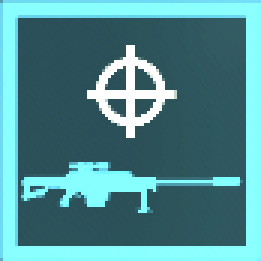
#> input picture automatic_stratagems/scanner/references/AntiMaterialRifle.png, 87 x 87 px (shown 3 times larger)
$ python -i icon_normalization.py   (imports and definitions only)
#> lines starting #> are read from the running program, lines starting #| are printed output that depends on the picture; after the words box and inside, x2 and y2 are one past the last pixel; in counts of white or black regions, pixels touching at a corner belong together
#> further down, picture is the input picture: PIL image 87x87 RGB; mean R, G, B 79.5, 139.4, 145.8
"""Normalize RGB Pillow images with OpenCV's 0..179 HSV hue scale."""
import cv2
import numpy as np
from PIL import Image

from .recognize.constants import (
    NORMALIZE_RIM_FRACTION, NORMALIZE_RIM_MIN, OCCLUSION_INTERIOR,
    STRETCH_RIM_FRACTION, STRETCH_RIM_MIN,
)

# Recognition keeps cyan distinct from the user-facing blue assignment filter.
NORMALIZED_RGB_BY_CATEGORY = {
    'red': (255, 0, 0),
    'yellow': (255, 255, 0),
    'green': (0, 255, 0),
    'cyan': (0, 255, 255),
}
_HUE_CATEGORIES = tuple(NORMALIZED_RGB_BY_CATEGORY)
_COMPUTE_FRAME_CATEGORY = object()


def normalize_icon(image, mission=False, *, frame_category=_COMPUTE_FRAME_CATEGORY):
    """Redraw a tile's glyph in its category color on black.

    A mission caller that already read ``icon_category(image, frame=True)`` from these exact
    pixels may pass it as frame_category, including None; by default it is read here.
    """
#> called with mission = False
    rgb = np.array(image.convert('RGB'))
    hsv = cv2.cvtColor(rgb, cv2.COLOR_RGB2HSV)
#> hsv: shape (87, 87, 3); mean H, S, V 89.9, 122, 145.8
    hue, saturation, value = (hsv[:, :, i] for i in range(3))
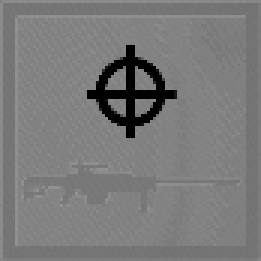
#> saturation: shape (87, 87) (shown 3 times larger); min 0, max 147, mean 122
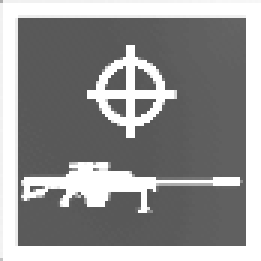
#> value: shape (87, 87) (shown 3 times larger); min 88, max 255, mean 145.8
    size = min(image.size)
#> size = 87
    rim = max(NORMALIZE_RIM_MIN, round(size * NORMALIZE_RIM_FRACTION))
#> rim = 6
    foreground = np.zeros(value.shape, bool)
    foreground[rim:-rim, rim:-rim] = True
    color_threshold = 60
    frame_hue = None
    if mission and frame_category is _COMPUTE_FRAME_CATEGORY:
        frame_category = icon_category(image, frame=True)
    if mission and frame_category is not None:
        strip = hsv[round(image.height * .2):round(image.height * .8),
                    max(1, round(image.width * .01)):max(3, round(image.width * .05))]
        frame_hue = float(np.median(strip[:, :, 0]))
        color_threshold = max(12, float(np.median(strip[:, :, 1])) * .5)
    colored = foreground & (saturation >= color_threshold) & (value > 90)
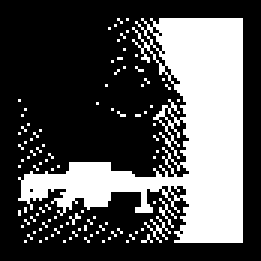
#> colored: shape (87, 87) bool (shown 3 times larger); 32.4% white; 101 white regions (99 under 20 px), largest, box (x1, y1, x2, y2) and area: (6, 6, 81, 81) 2275, (48, 72, 57, 81) 21
    if frame_hue is not None:
        distance = abs(hue.astype(float) - frame_hue)
        colored &= np.minimum(distance, 180 - distance) < 12
    # Prefer the brightest colored pixels over muted scenery behind the tile.
    if np.any(colored):
        peak = np.percentile(value[colored], 90)
#> peak = 255
        samples = hue[colored & (value >= peak * .90)]
#> samples = 402 values, max 96 at index 5, min 90 at index 0, mean 90.29
        dominant = frame_hue if frame_hue is not None else float(np.median(samples))
#> dominant = 90
        distance = abs(hue.astype(float) - dominant)
        colored &= (np.minimum(distance, 180 - distance) < 12) & (value >= peak * .85)
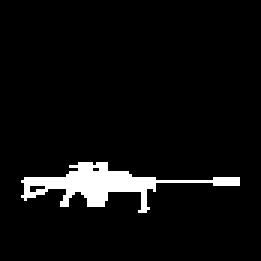
#> colored: shape (87, 87) bool (shown 3 times larger); 5.3% white; 1 white region, box (x1, y1, x2, y2) and area: (7, 54, 80, 71) 403
        family = (0 if dominant < 22 or dominant >= 165 else
                  1 if dominant < 38 else 2 if dominant < 78 else 3)
#> family = 3
        color = NORMALIZED_RGB_BY_CATEGORY[_HUE_CATEGORIES[family]]
#> color = (0, 255, 255)
    else:
        color = NORMALIZED_RGB_BY_CATEGORY['cyan']
    # Use a tile-relative white point so dim/tinted captures retain their glyphs.
    pale = foreground & (saturation < color_threshold)
#> pale: shape (87, 87) bool; 4.5% white; 1 white region, box (x1, y1, x2, y2) and area: (29, 15, 59, 46) 337
    white_level = np.percentile(value[pale], 98) if np.any(pale) else 255
#> white_level = 255
    white = pale & (value >= max(140, white_level * .87))
#> white: shape (87, 87) bool; 4.2% white; 1 white region, box (x1, y1, x2, y2) and area: (29, 15, 58, 46) 319
    if mission:
        # Quantity badges are external overlays, unlike the glyph's own details.
        edge = (saturation < color_threshold) & (value >= max(140, white_level * .87))
        if edge[round(image.height * .60):, -max(1, round(size * .035)):].mean() > .35:
            white[round(image.height * .60):, round(image.width * .80):] = False
            colored[round(image.height * .60):, round(image.width * .80):] = False
    yy, xx = np.indices(value.shape)
    corners = (np.minimum(xx, image.width - 1 - xx)
               + np.minimum(yy, image.height - 1 - yy)) < size * .28
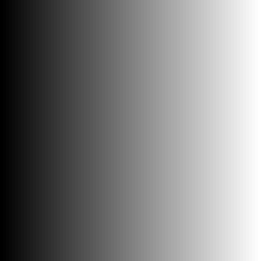
#> xx: shape (87, 87) int64 (shown 3 times larger); min 0, max 86, mean 43; drawn with min black and max white
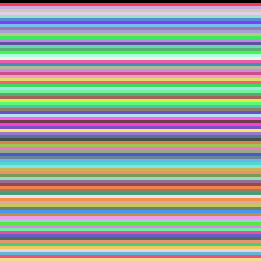
#> yy: shape (87, 87) int64 (shown 3 times larger); 87 distinct labels, from 0 to 86; one colour per label, 0 black
    # Yellow corner arrows are frame decoration, not stratagem artwork.
    if np.any(colored) and color == (255, 255, 0):
        colored[corners] = False
    output = np.zeros_like(rgb)
    output[colored] = color
    output[white] = 255
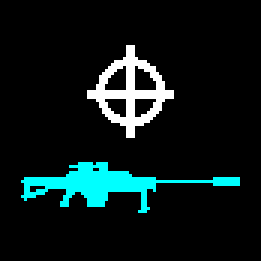
#> output: shape (87, 87, 3) (shown 3 times larger); mean of channels 0, 1, 2 10.7, 24.3, 24.3; drawn as R, G, B
    return Image.fromarray(output)


def icon_category(image, *, frame=False):
    """Read the color family independently of brightness and glyph shape."""
    rgb = np.array(image.convert('RGB'))
    if frame:
        width = image.width
        rgb = rgb[round(image.height * .2):round(image.height * .8),
                  max(1, round(width * .01)):max(3, round(width * .05))]
    hsv = cv2.cvtColor(rgb, cv2.COLOR_RGB2HSV)
    selected = (hsv[:, :, 1] >= (4 if frame else 15)) & (hsv[:, :, 2] >= 90)
    if selected.mean() < (.3 if frame else .01):
        return None
    hues = hsv[:, :, 0][selected]
    buckets = np.where((hues < 22) | (hues >= 165), 0,
                      np.where(hues < 38, 1, np.where(hues < 78, 2,
                               np.where(hues < 115, 3, 4))))
    counts = np.bincount(buckets, minlength=5)
    best = int(counts.argmax())
    if frame and best == 1 and np.median(hsv[:, :, 1]) < 40:
        return None  # Clipped red can look yellow; do not restrict the catalog by it.
    return _HUE_CATEGORIES[best] if best < 4 and counts[best] / len(hues) >= .75 else None


def icon_occluded(image):
    """Detect the solid white overlay hiding an inbound stratagem's glyph."""
    w, h = image.size
    left, top, right, bottom = OCCLUSION_INTERIOR
    interior = np.array(image.convert('RGB').crop((round(w * left), round(h * top),
                                                  round(w * right), round(h * bottom))))
    return bool((interior.min(axis=2) >= 245).mean() > .97)


def stretch_icon(image):
    """Expand surviving channel contrast in washed-out tiles, without recovering clipped detail."""
    rgb = np.array(image.convert('RGB')).astype(float)
    rim = max(STRETCH_RIM_MIN, round(min(image.size) * STRETCH_RIM_FRACTION))
    floor = np.percentile(rgb[rim:-rim, rim:-rim], 5, axis=(0, 1))
    if floor.min() < 130 or (255 - floor).max() < 8:
        return None
    return Image.fromarray(np.clip((rgb - floor) / np.maximum(255 - floor, 1) * 255,
                                   0, 255).astype(np.uint8))

>>> from PIL import Image
>>> picture = Image.open('references/AntiMaterialRifle.png')
>>> result = normalize_icon(picture)
